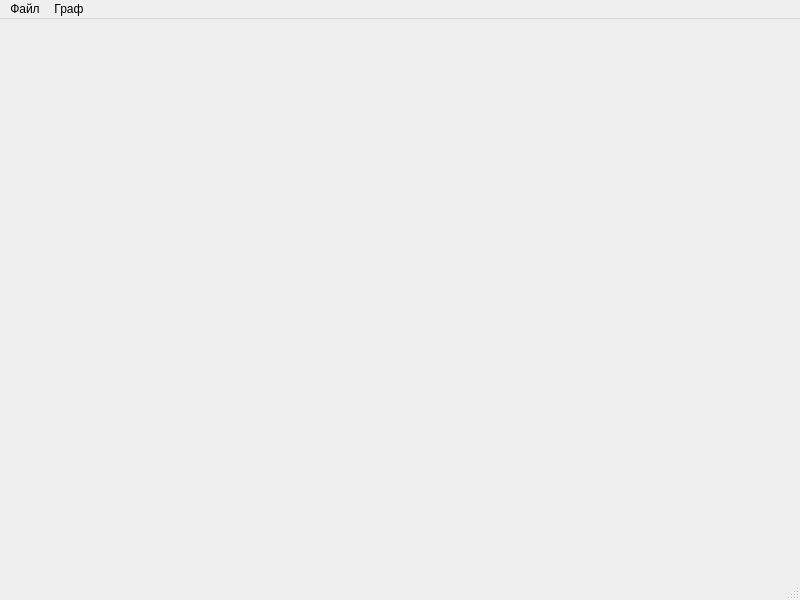
<?xml version="1.0" encoding="UTF-8"?>
<ui version="4.0">
 <class>MainWindow</class>
 <widget class="QMainWindow" name="MainWindow">
  <property name="geometry">
   <rect>
    <x>0</x>
    <y>0</y>
    <width>800</width>
    <height>600</height>
   </rect>
  </property>
  <property name="windowTitle">
   <string>Автоматизированный поиск пути</string>
  </property>
  <widget class="QWidget" name="centralwidget">
   <layout class="QGridLayout" name="gridLayout">
    <item row="0" column="0">
     <widget class="QDMapView" name="DMapView">
      <widget class="QDMapNet" name="ObjNet">
       <property name="geometry">
        <rect>
         <x>330</x>
         <y>280</y>
         <width>100</width>
         <height>80</height>
        </rect>
       </property>
      </widget>
      <widget class="QDMapObj" name="MapObj1">
       <property name="geometry">
        <rect>
         <x>220</x>
         <y>250</y>
         <width>100</width>
         <height>80</height>
        </rect>
       </property>
      </widget>
      <widget class="QDMapObj" name="MapObj2">
       <property name="geometry">
        <rect>
         <x>460</x>
         <y>250</y>
         <width>100</width>
         <height>80</height>
        </rect>
       </property>
      </widget>
     </widget>
    </item>
   </layout>
  </widget>
  <widget class="QMenuBar" name="menubar">
   <property name="geometry">
    <rect>
     <x>0</x>
     <y>0</y>
     <width>800</width>
     <height>22</height>
    </rect>
   </property>
   <widget class="QMenu" name="menu_file">
    <property name="title">
     <string>Файл</string>
    </property>
    <addaction name="ActionOpenMap"/>
    <addaction name="ActionCloseMap"/>
    <addaction name="separator"/>
    <addaction name="ActionAppendSitNet"/>
    <addaction name="separator"/>
    <addaction name="ActionExit"/>
   </widget>
   <widget class="QMenu" name="menu_graph">
    <property name="title">
     <string>Граф</string>
    </property>
    <addaction name="ActionGetShortWay"/>
   </widget>
   <addaction name="menu_file"/>
   <addaction name="menu_graph"/>
  </widget>
  <widget class="QStatusBar" name="statusbar"/>
  <action name="ActionOpenMap">
   <property name="text">
    <string>Открыть карту</string>
   </property>
  </action>
  <action name="ActionCloseMap">
   <property name="text">
    <string>Закрыть карту</string>
   </property>
  </action>
  <action name="ActionExit">
   <property name="text">
    <string>Выход</string>
   </property>
  </action>
  <action name="ActionAppendSitNet">
   <property name="text">
    <string>Добавить карту Sit</string>
   </property>
  </action>
  <action name="ActionGetShortWay">
   <property name="text">
    <string>Проложить маршрут</string>
   </property>
  </action>
 </widget>
 <customwidgets>
  <customwidget>
   <class>QDMapView</class>
   <extends>QWidget</extends>
   <header>qdmcmp.h</header>
   <container>1</container>
  </customwidget>
  <customwidget>
   <class>QDMapObj</class>
   <extends>QWidget</extends>
   <header>qdmobj.h</header>
   <container>1</container>
  </customwidget>
  <customwidget>
   <class>QDMapNet</class>
   <extends>QWidget</extends>
   <header>qdmnet.h</header>
   <container>1</container>
  </customwidget>
 </customwidgets>
 <resources/>
 <connections/>
</ui>
